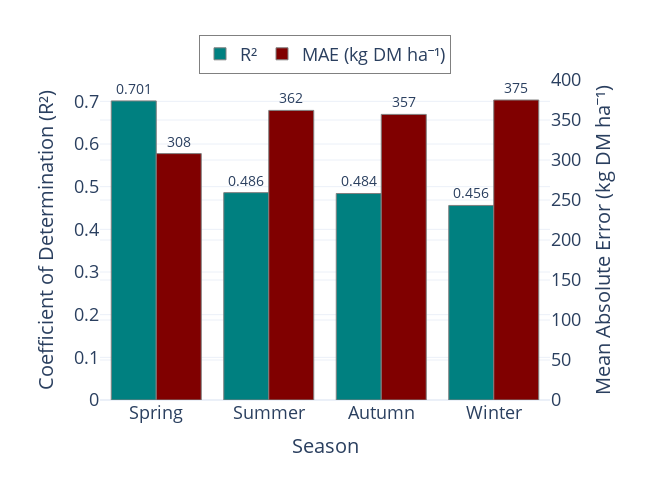

Notebook code cell kept with this figure:
### Markdown cell above
### SESAONAL, REGION AND OTHERS

### Code cell
import plotly.graph_objects as go
import plotly.io as pio
import pandas as pd

# REAL seasonal performance data for Experiment 17 from actual results
seasonal_data = {
    'Season': ['Spring', 'Summer', 'Autumn', 'Winter'],
    'R²': [0.701, 0.486, 0.484, 0.456],
    'MAE': [308, 362, 357, 375],
    'RMSE': [387, 449, 448, 460],
    'n_samples': [172, 151, 148, 188]
}

df = pd.DataFrame(seasonal_data)

# Create figure with secondary y-axis
fig = go.Figure()

# Add R² bars (primary y-axis)
fig.add_trace(go.Bar(
    x=df['Season'],
    y=df['R²'],
    name='R²',
    marker=dict(color='teal', line=dict(color='gray', width=1)),
    text=df['R²'].round(3),
    textposition='outside',
    textfont=dict(size=14),
    yaxis='y',
    offsetgroup=0
))

# Add MAE bars (secondary y-axis)
fig.add_trace(go.Bar(
    x=df['Season'],
    y=df['MAE'],
    name='MAE (kg DM ha⁻¹)',
    marker=dict(color='maroon', line=dict(color='gray', width=1)),
    text=df['MAE'].astype(int),
    textposition='outside',
    textfont=dict(size=14),
    yaxis='y2',
    offsetgroup=1
))

# Update layout with dual y-axes
fig.update_layout(
    template='plotly_white',
    xaxis=dict(
        title=dict(text='Season', font=dict(size=20)),
        tickfont=dict(size=18),
        categoryorder='array',
        categoryarray=['Spring', 'Summer', 'Autumn', 'Winter']
    ),
    yaxis=dict(
        title=dict(text='Coefficient of Determination (R²)', font=dict(size=20)),
        tickfont=dict(size=18),
        range=[0, 0.75],
        side='left'
    ),
    yaxis2=dict(
        title=dict(text='Mean Absolute Error (kg DM ha⁻¹)', font=dict(size=20)),
        tickfont=dict(size=18),
        overlaying='y',
        side='right',
        range=[0, 400]
    ),
    legend=dict(
        orientation='h',
        yanchor='bottom',
        y=1.02,
        xanchor='center',
        x=0.5,
        font=dict(size=18),
        bgcolor='rgba(255,255,255,0.8)',
        bordercolor='gray',
        borderwidth=1
    ),
    height=500,
    width=650,
    margin=dict(l=100, r=100, t=80, b=100),
    barmode='group'
)

fig.show()

# Or specify full path:
output_path = r'data/'
pio.write_image(fig, output_path, format='svg', scale=20)

### Figure 1 — Plotly figure (JSON) as saved in the notebook; plotly's stock layout.template omitted (floating-point values rounded to 4 significant figures)
{"data": [{"marker": {"color": "teal", "line": {"color": "gray", "width": 1}}, "name": "R²", "offsetgroup": "0", "text": [0.701, 0.486, 0.484, 0.456], "textfont": {"size": 14}, "textposition": "outside", "type": "bar", "x": ["Spring", "Summer", "Autumn", "Winter"], "y": [0.701, 0.486, 0.484, 0.456], "yaxis": "y"}, {"marker": {"color": "maroon", "line": {"color": "gray", "width": 1}}, "name": "MAE (kg DM ha⁻¹)", "offsetgroup": "1", "text": [308, 362, 357, 375], "textfont": {"size": 14}, "textposition": "outside", "type": "bar", "x": ["Spring", "Summer", "Autumn", "Winter"], "y": [308, 362, 357, 375], "yaxis": "y2"}], "layout": {"barmode": "group", "height": 500, "legend": {"bgcolor": "rgba(255,255,255,0.8)", "bordercolor": "gray", "borderwidth": 1, "font": {"size": 18}, "orientation": "h", "x": 0.5, "xanchor": "center", "y": 1.02, "yanchor": "bottom"}, "margin": {"b": 100, "l": 100, "r": 100, "t": 80}, "width": 650, "xaxis": {"autorange": true, "categoryarray": ["Spring", "Summer", "Autumn", "Winter"], "categoryorder": "array", "range": [-0.5, 3.5], "tickfont": {"size": 18}, "title": {"font": {"size": 20}, "text": "Season"}, "type": "category"}, "yaxis": {"range": [0, 0.75], "side": "left", "tickfont": {"size": 18}, "title": {"font": {"size": 20}, "text": "Coefficient of Determination (R²)"}, "type": "linear"}, "yaxis2": {"overlaying": "y", "range": [0, 400], "side": "right", "tickfont": {"size": 18}, "title": {"font": {"size": 20}, "text": "Mean Absolute Error (kg DM ha⁻¹)"}, "type": "linear"}}}
